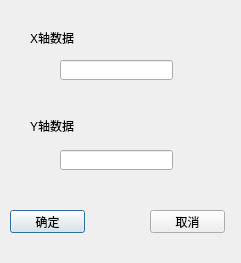
<?xml version="1.0" encoding="UTF-8"?>
<ui version="4.0">
 <class>Dia_Accu_LineType1</class>
 <widget class="QDialog" name="Dia_Accu_LineType1">
  <property name="geometry">
   <rect>
    <x>0</x>
    <y>0</y>
    <width>241</width>
    <height>263</height>
   </rect>
  </property>
  <property name="windowTitle">
   <string>Dialog</string>
  </property>
  <widget class="QLabel" name="label_2">
   <property name="geometry">
    <rect>
     <x>30</x>
     <y>120</y>
     <width>54</width>
     <height>12</height>
    </rect>
   </property>
   <property name="text">
    <string>Y轴数据</string>
   </property>
  </widget>
  <widget class="QPushButton" name="OkButton">
   <property name="geometry">
    <rect>
     <x>10</x>
     <y>210</y>
     <width>75</width>
     <height>23</height>
    </rect>
   </property>
   <property name="text">
    <string>确定</string>
   </property>
  </widget>
  <widget class="QPushButton" name="CancelButton">
   <property name="geometry">
    <rect>
     <x>150</x>
     <y>210</y>
     <width>75</width>
     <height>23</height>
    </rect>
   </property>
   <property name="text">
    <string>取消</string>
   </property>
  </widget>
  <widget class="QLineEdit" name="Y_Data">
   <property name="geometry">
    <rect>
     <x>60</x>
     <y>150</y>
     <width>113</width>
     <height>20</height>
    </rect>
   </property>
  </widget>
  <widget class="QLineEdit" name="X_Data">
   <property name="geometry">
    <rect>
     <x>60</x>
     <y>60</y>
     <width>113</width>
     <height>20</height>
    </rect>
   </property>
  </widget>
  <widget class="QLabel" name="label">
   <property name="geometry">
    <rect>
     <x>30</x>
     <y>30</y>
     <width>201</width>
     <height>16</height>
    </rect>
   </property>
   <property name="text">
    <string>X轴数据</string>
   </property>
  </widget>
 </widget>
 <resources/>
 <connections>
  <connection>
   <sender>OkButton</sender>
   <signal>clicked()</signal>
   <receiver>Dia_Accu_LineType1</receiver>
   <slot>accept()</slot>
   <hints>
    <hint type="sourcelabel">
     <x>52</x>
     <y>220</y>
    </hint>
    <hint type="destinationlabel">
     <x>119</x>
     <y>234</y>
    </hint>
   </hints>
  </connection>
 </connections>
</ui>
